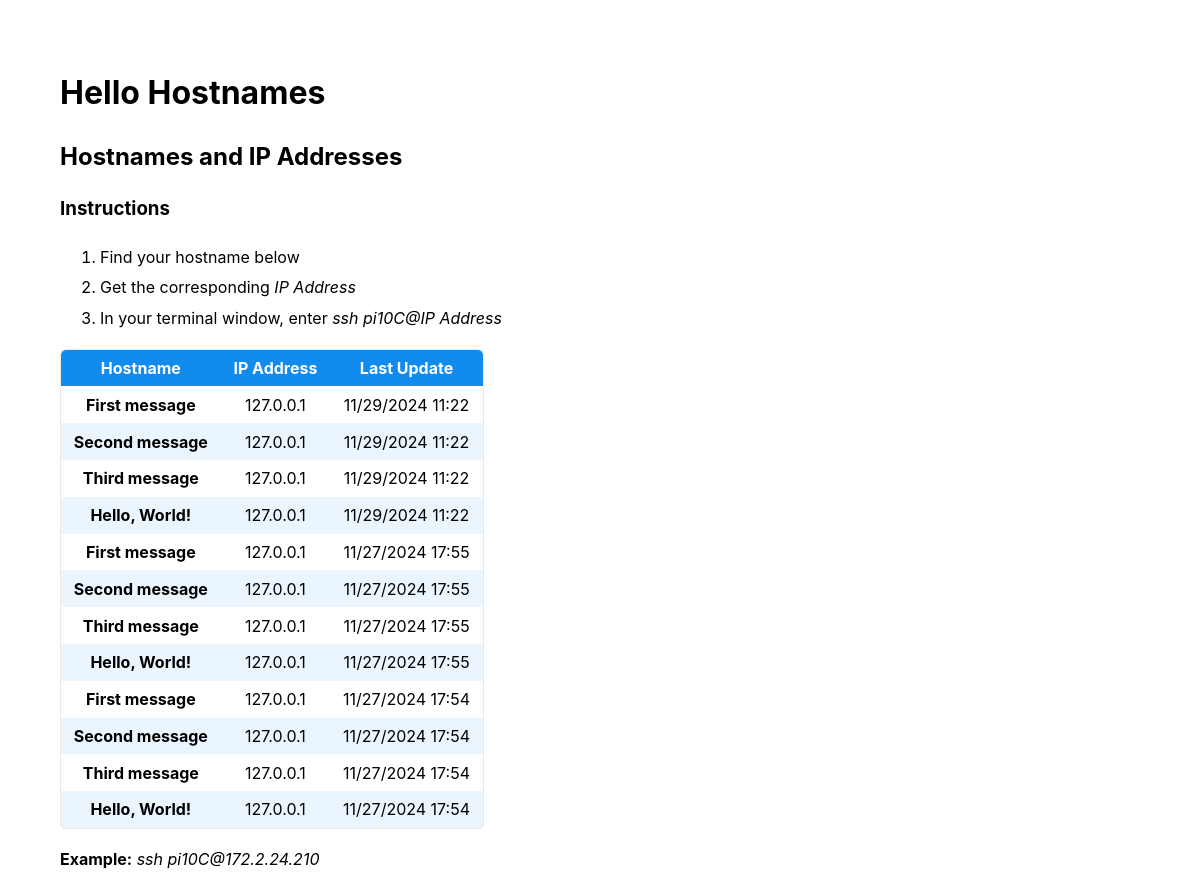
Before: / with the older database file.
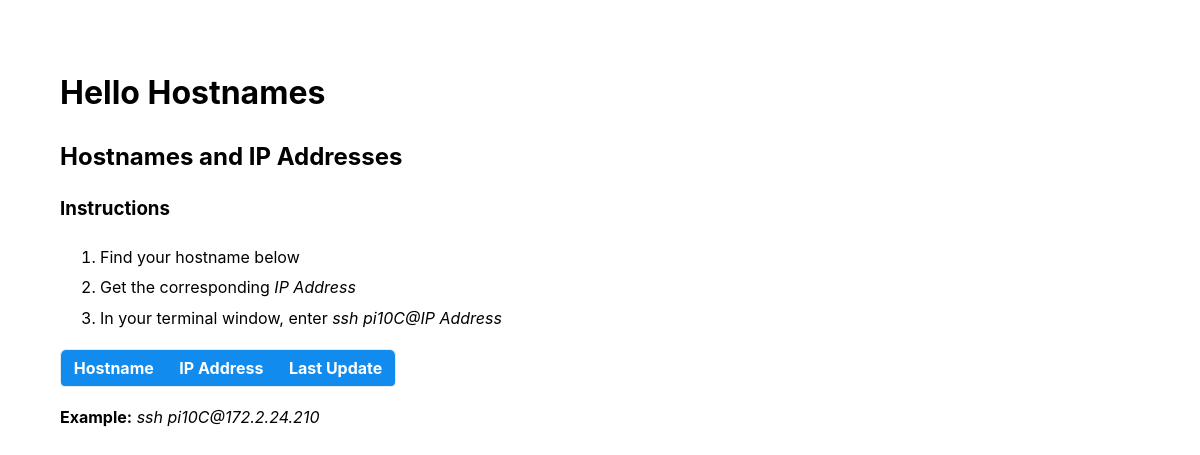
After: the same page with the newer database file.
### tables this page shows
CREATE TABLE messages
        (id INTEGER PRIMARY KEY AUTOINCREMENT,
         text TEXT NOT NULL,
         ip TEXT NOT NULL,
         timestamp DATETIME DEFAULT CURRENT_TIMESTAMP);

### hello_server.py (the view)
@app.route('/', methods=['GET'])
def display_text():
    try:
        messages = get_messages()
        return render_template('index.html', received_data=messages)
    except Exception as e:
        print(f"Error retrieving messages: {str(e)}")
        abort(500, description="Internal server error")

### hello_server.py (called while the page is built)
def get_messages():
    conn = sqlite3.connect(DATABASE)
    c = conn.cursor()
    c.execute('SELECT text, ip, timestamp FROM messages ORDER BY timestamp DESC')
    messages = []
    for row in c.fetchall():
        timestamp = datetime.strptime(row[2], '%Y-%m-%d %H:%M:%S')
        formatted_time = timestamp.strftime('%m/%d/%Y %H:%M')
        messages.append({
            'text': row[0],
            'ip': row[1],
            'timestamp': formatted_time
        })
    conn.close()
    return messages

### templates/index.html (shortened to what this page needs)
<!doctype html>
<html lang="en">
  <head>
    <link rel="stylesheet" type="text/css" href="/static/mvp.css">
  </head>
  <body>
    <main>
      <h1>Hello Hostnames</h1>
      <h2>Hostnames and IP Addresses</h2>
      <h3>Instructions</h3>
      <ol>
        <li>Find your hostname below</li>
        <li>Get the corresponding <em>IP Address</em></li>
        <li>In your terminal window, enter <em>ssh pi10C@IP Address</em></li>
      </ol>
      <table>
        <thead>
          <tr>
            <th scope="col">Hostname</th>
            <th scope="col">IP Address</th>
            <th scope="col">Last Update</th>
          </tr>
        </thead>
        <tbody>
        {% for data in received_data %}
        <tr>
          <th scope="row">{{ data.text }}</th>
          <td>{{ data.ip }}</td>
          <td>{{ data.timestamp }}</td>
        </tr>
        {% endfor %}
        </tbody>
      </table>
      <p><strong>Example:</strong> <em>ssh pi10C@172.2.24.210</em></p>
    </main>
  </body>
</html>

### static/mvp.css (style rules this page uses)
:root { --active-brightness: 0.85; --border-radius: 5px; --box-shadow: 2px 2px 10px; --color-accent: #118bee15; --color-bg: #fff; --color-bg-secondary: #e9e9e9; --color-link: #118bee; --color-secondary: #920de9; --color-secondary-accent: #920de90b; --color-shadow: #f4f4f4; --color-table: #118bee; --color-text: #000; --color-text-secondary: #999; --font-family: -apple-system, BlinkMacSystemFont, "Segoe UI", Roboto, Oxygen-Sans, Ubuntu, Cantarell, "Helvetica Neue", sans-serif; --hover-brightness: 1.2; --justify-important: center; --justify-normal: left; --line-height: 1.5; --width-card: 285px; --width-card-medium: 460px; --width-card-wide: 800px; --width-content: 1080px; }
body { background: var(--color-bg); color: var(--color-text); font-family: var(--font-family); line-height: var(--line-height); margin: 0; overflow-x: hidden; padding: 0; }
footer, header, main { margin: 0 auto; max-width: var(--width-content); padding: 3rem 1rem; }
h1, h2, h3, h4, h5, h6 { line-height: var(--line-height); }
ol li, ul li { padding: 0.2rem 0; }
p { margin: 0.75rem 0; padding: 0; width: 100%; }
table { border: 1px solid var(--color-bg-secondary); border-radius: var(--border-radius); border-spacing: 0; display: inline-block; max-width: 100%; overflow-x: auto; padding: 0; white-space: nowrap; }
table td, table th, table tr { padding: 0.4rem 0.8rem; text-align: var(--justify-important); }
table thead { background-color: var(--color-table); border-collapse: collapse; border-radius: var(--border-radius); color: var(--color-bg); margin: 0; padding: 0; }
table thead th:first-child { border-top-left-radius: var(--border-radius); }
table thead th:last-child { border-top-right-radius: var(--border-radius); }
table thead th:first-child, table tr td:first-child { text-align: center; }

Changed rows visible on the page:
removed messages: text "First message", ip "127.0.0.1", timestamp "11/29/2024 11:22"
removed messages: text "Second message", ip "127.0.0.1", timestamp "11/29/2024 11:22"
removed messages: text "Third message", ip "127.0.0.1", timestamp "11/29/2024 11:22"
removed messages: text "Hello, World!", ip "127.0.0.1", timestamp "11/29/2024 11:22"
removed messages: text "First message", ip "127.0.0.1", timestamp "11/27/2024 17:55"
removed messages: text "Second message", ip "127.0.0.1", timestamp "11/27/2024 17:55"
removed messages: text "Third message", ip "127.0.0.1", timestamp "11/27/2024 17:55"
removed messages: text "Hello, World!", ip "127.0.0.1", timestamp "11/27/2024 17:55"
removed messages: text "First message", ip "127.0.0.1", timestamp "11/27/2024 17:54"
removed messages: text "Second message", ip "127.0.0.1", timestamp "11/27/2024 17:54"
removed messages: text "Third message", ip "127.0.0.1", timestamp "11/27/2024 17:54"
removed messages: text "Hello, World!", ip "127.0.0.1", timestamp "11/27/2024 17:54"
